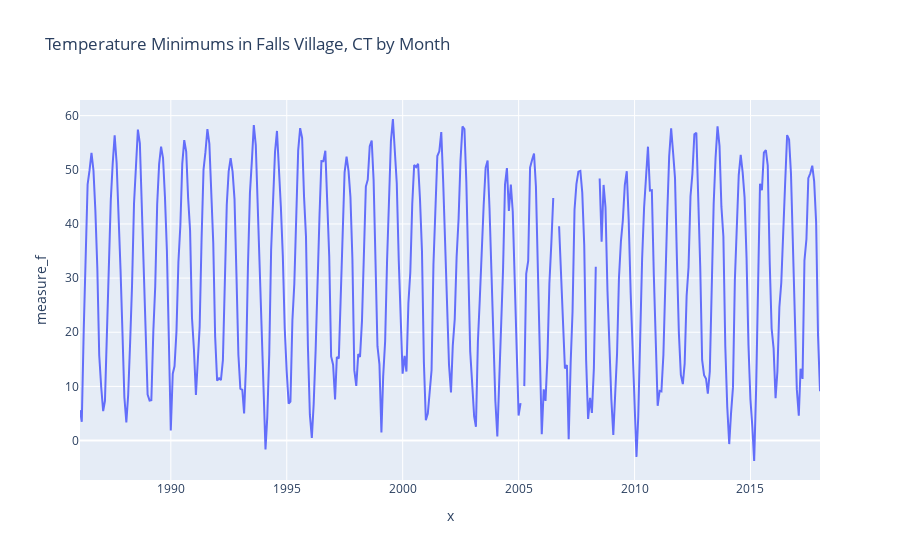

The notebook cell this image was saved under:
### Code cell
df = weather_data_FALLS_VILLAGE_max
fig = px.line(df, x = df.index, y = 'measure_f', title='Temperature Minimums in Falls Village, CT by Month')
fig.show()

### Figure 1 — Plotly figure (JSON) as saved in the notebook; plotly's stock layout.template omitted (floating-point values rounded to 4 significant figures; data arrays with more than 128 entries replaced by an {"elided": "..."} marker saying what was removed)
{"data": [{"hovertemplate": "x=%{x}<br>measure_f=%{y}<extra></extra>", "legendgroup": "", "line": {"color": "#636efa", "dash": "solid"}, "mode": "lines", "name": "", "showlegend": false, "type": "scatter", "x": {"elided": "384 str values"}, "xaxis": "x", "y": {"elided": "384 float values"}, "yaxis": "y"}], "layout": {"autosize": true, "legend": {"tracegroupgap": 0}, "title": {"text": "Temperature Minimums in Falls Village, CT by Month"}, "xaxis": {"anchor": "y", "autorange": true, "domain": [0, 1], "range": ["1986-01-31", "2017-12-31"], "title": {"text": "x"}, "type": "date"}, "yaxis": {"anchor": "x", "autorange": true, "domain": [0, 1], "range": [-7.283, 62.89], "title": {"text": "measure_f"}, "type": "linear"}}}
